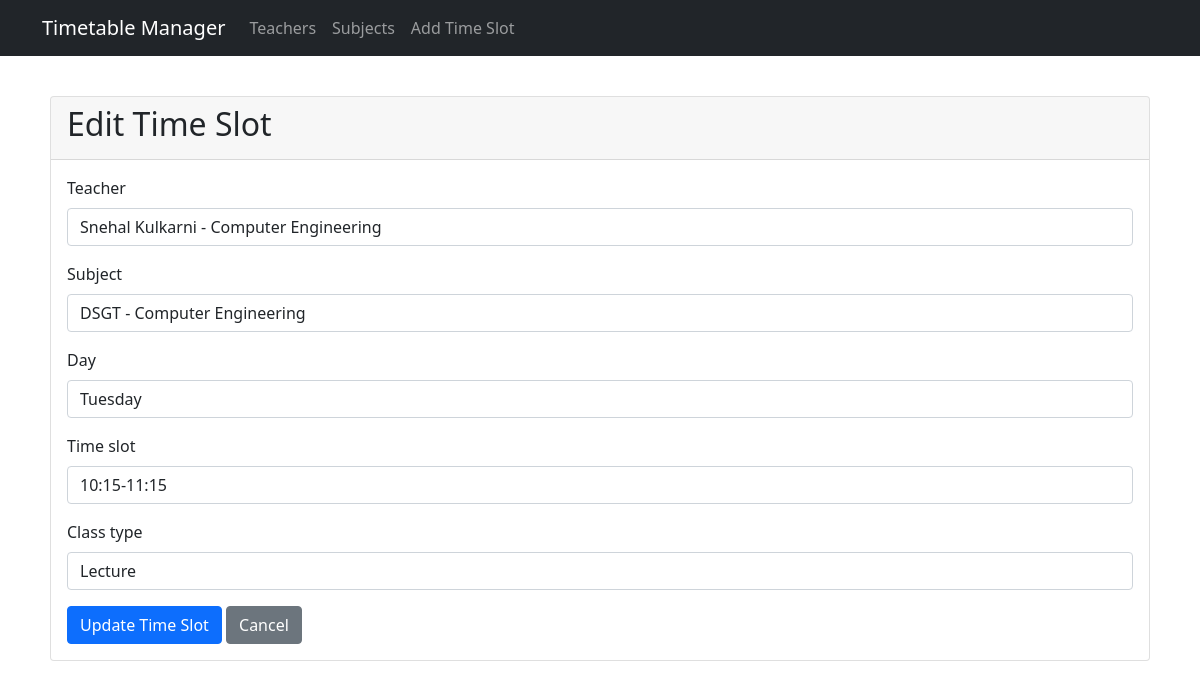
Screenshot of /edit-timeslot/3/ with the database file from the repository.
### timetable/models.py (models this page shows, shortened)
class TimeSlot(models.Model):
    CLASS_TYPES = [
        ('LECTURE', 'Lecture'),
        ('PRACTICAL', 'Practical'),
    ]
    TIME_SLOTS = [
        ('09:00-10:00', '09:00-10:00'),
        ('10:15-11:15', '10:15-11:15'),
        ('11:15-12:15', '11:15-12:15'),
        ('13:00-14:00', '13:00-14:00'),
        ('14:00-15:00', '14:00-15:00'),
        ('15:00-16:00', '15:00-16:00'),
        ('16:00-17:00', '16:00-17:00'),
    ]
    DAYS = [
        ('MON', 'Monday'),
        ('TUE', 'Tuesday'),
        ('WED', 'Wednesday'),
        ('THU', 'Thursday'),
        ('FRI', 'Friday'),
    ]
    teacher = models.ForeignKey(Teacher, on_delete=models.CASCADE)
    subject = models.ForeignKey(Subject, on_delete=models.CASCADE)
    day = models.CharField(max_length=3, choices=DAYS)
    time_slot = models.CharField(max_length=20, choices=TIME_SLOTS)
    class_type = models.CharField(max_length=10, choices=CLASS_TYPES)
    class Meta:
        unique_together = ['teacher', 'day', 'time_slot']

### timetable/views.py (the view)
# urls.py: path('edit-timeslot/<int:pk>/', views.edit_timeslot, name='edit_timeslot'),
def edit_timeslot(request, pk):
    timeslot = get_object_or_404(TimeSlot, pk=pk)
    if request.method == 'POST':
        form = TimeSlotForm(request.POST, instance=timeslot)
        if form.is_valid():
            try:
                form.save()
                messages.success(request, 'Time slot updated successfully!')
                return redirect('timetable_view')
            except ValidationError as e:
                messages.error(request, str(e))
    else:
        form = TimeSlotForm(instance=timeslot)
    return render(request, 'timetable/edit_timeslot.html', {'form': form})

### timetable/forms.py
class TimeSlotForm(forms.ModelForm):
    class Meta:
        model = TimeSlot
        fields = '__all__'
        widgets = {
            'teacher': forms.Select(attrs={'class': 'form-control'}),
            'subject': forms.Select(attrs={'class': 'form-control'}),
            'day': forms.Select(attrs={'class': 'form-control'}),
            'time_slot': forms.Select(attrs={'class': 'form-control'}),
            'class_type': forms.Select(attrs={'class': 'form-control'}),
        }

### timetable/models.py (called while the page is built)
    def __str__(self):
        return f"{self.name} - {self.get_department_display()}"

    def __str__(self):
        return f"{self.name} - {self.get_department_display()}"

### templates/timetable/edit_timeslot.html (shortened to what this page needs)
{% extends 'timetable/base.html' %}
{% block content %}
<div class="card">
    <div class="card-header">
        <h2>Edit Time Slot</h2>
    </div>
    <div class="card-body">
        <form method="post">
            {% for field in form %}
            <div class="mb-3">
                <label class="form-label">{{ field.label }}</label>
                {{ field }}
            </div>
            {% endfor %}
            <button type="submit" class="btn btn-primary">Update Time Slot</button>
            <a href="{% url 'timetable_view' %}" class="btn btn-secondary">Cancel</a>
        </form>
    </div>
</div>
{% endblock %}

### rows the page displays
TimeSlot: form "Snehal Kulkarni - Computer Engineering" "DSGT - Computer Engineering" "Tuesday" "10:15-11:15" "Lecture"

### other values shown
{{ field.label }} "Teacher" "Subject" "Day" "Time slot" "Class type"
